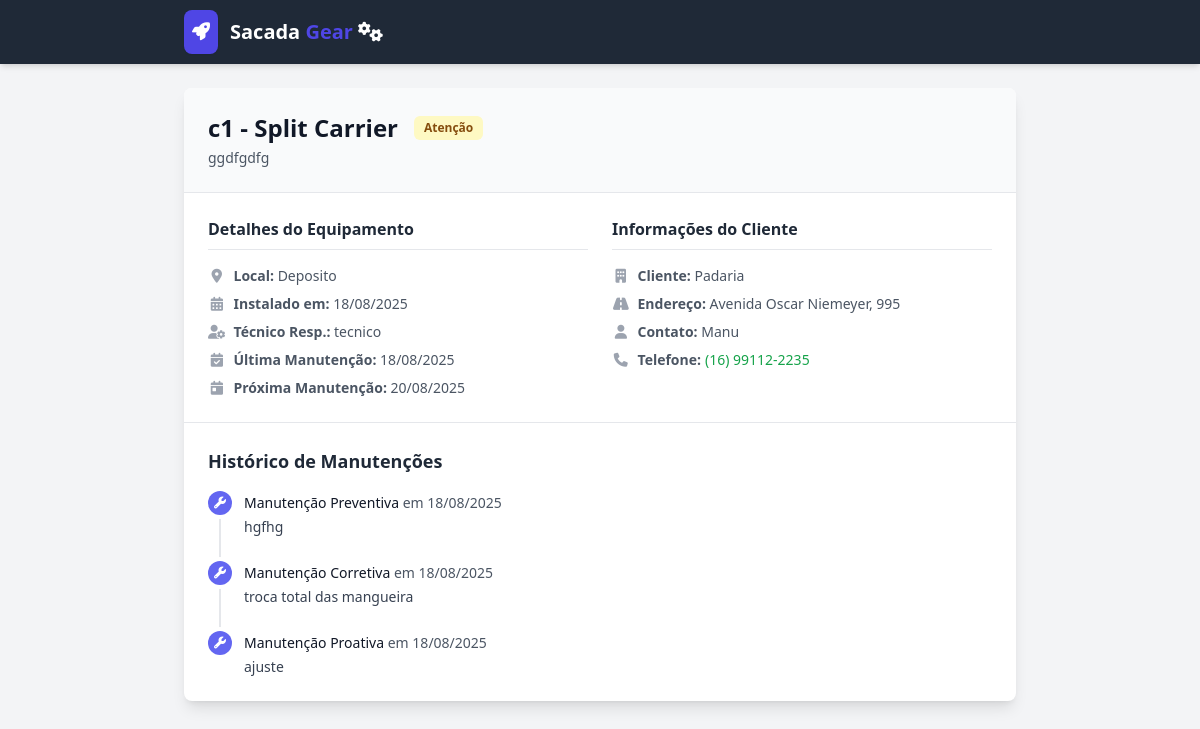
The page /public/equipment/c1 on the database its author committed.
### models.py (models this page shows, shortened)
class Equipment(db.Model):
    id = db.Column(db.Integer, primary_key=True)
    code = db.Column(db.String(50), nullable=False, unique=True)
    model = db.Column(db.String(150), nullable=False)
    location = db.Column(db.String(200), nullable=False)
    description = db.Column(db.Text, nullable=True)
    install_date = db.Column(db.Date, nullable=True)
    last_maintenance_date = db.Column(db.Date, nullable=True)
    next_maintenance_date = db.Column(db.Date, nullable=False)
    user_id = db.Column(db.Integer, db.ForeignKey('user.id'), nullable=False)
    client_id = db.Column(db.Integer, db.ForeignKey('client.id'), nullable=False)
    is_archived = db.Column(db.Boolean, default=False, nullable=False)
    maintenance_history = db.relationship('MaintenanceHistory', backref='equipment', lazy='dynamic', cascade="all, delete-orphan")
    @property
    def status(self):
        if 'warning_days' not in g:
            setting = db.session.get(Setting, 'maintenance_warning_days')
            g.warning_days = int(setting.value) if setting else 15
        today = datetime.now().date()
        if self.next_maintenance_date < today:
            return "Vencido"
        elif self.next_maintenance_date <= today + timedelta(days=g.warning_days):
            return "Próximo do vencimento"
        else:
            return "Em dia"

class User(UserMixin, db.Model):
    id = db.Column(db.Integer, primary_key=True)
    username = db.Column(db.String(80), unique=True, nullable=False)
    password_hash = db.Column(db.String(200), nullable=False)
    role = db.Column(db.String(20), nullable=False, default='technician')
    equipments = db.relationship('Equipment', backref='operator', lazy=True)
    maintenance_records = db.relationship('MaintenanceHistory', backref='technician', lazy=True)
    created_tasks = db.relationship('Task', back_populates='creator', foreign_keys='Task.creator_id')

class Client(db.Model):
    id = db.Column(db.Integer, primary_key=True)
    name = db.Column(db.String(150), nullable=False, unique=True)
    address = db.Column(db.String(250), nullable=True)
    contact_person = db.Column(db.String(100), nullable=True)
    phone = db.Column(db.String(20), nullable=True)
    equipments = db.relationship('Equipment', backref='client', lazy=True)
    is_archived = db.Column(db.Boolean, default=False, nullable=False)

class MaintenanceHistory(db.Model):
    id = db.Column(db.Integer, primary_key=True)
    maintenance_date = db.Column(db.Date, nullable=False, default=datetime.utcnow)
    category = db.Column(db.String(50), nullable=False)
    description = db.Column(db.Text, nullable=False)
    equipment_id = db.Column(db.Integer, db.ForeignKey('equipment.id'), nullable=False)
    technician_id = db.Column(db.Integer, db.ForeignKey('user.id'), nullable=False)
    cost = db.Column(db.Numeric(10, 2), nullable=True)

### app.py (the view)
    @app.route('/public/equipment/<code>')
    def public_summary(code):
        equipment = Equipment.query.filter_by(code=code).first()
        if not equipment or equipment.is_archived:
            return render_template('public_summary_not_found.html'), 404
        history_records = equipment.maintenance_history.all()
        return render_template('public_summary.html', equipment=equipment, history_records=history_records)

### templates/public_summary.html (shortened to what this page needs)
<!DOCTYPE html>
<html lang="pt-br" class="h-full bg-gray-100">
<head>
    <script src="https://cdn.tailwindcss.com"></script>
    <link rel="stylesheet" href="https://rsms.me/inter/inter.css">
    <link rel="stylesheet" href="https://cdnjs.cloudflare.com/ajax/libs/font-awesome/6.5.2/css/all.min.css">
</head>
<body class="bg-gray-100">
    <nav class="bg-gray-800 shadow-md">
        <div class="mx-auto max-w-4xl px-4 sm:px-6 lg:px-8">
            <div class="flex h-16 items-center justify-between">
                <div class="flex items-center">
                    <div class="flex-shrink-0">
                       <a href="#" class="flex items-center space-x-3">
                           <div class="bg-primary-600 text-white p-2 rounded-lg shadow-sm">
                               <i class="fas fa-rocket text-lg"></i>
                           </div>
                           <span class="text-xl font-bold text-white">
                                   Sacada<span class="text-primary-600"> Gear</span> <i class="fa-solid fa-gears"></i>
                               </span>
                       </a>
                    </div>
                </div>
            </div>
        </div>
    </nav>
    <main>
        <div class="mx-auto max-w-4xl py-6 px-4 sm:px-6 lg:px-8">
            <div class="bg-white shadow-lg rounded-lg overflow-hidden">
                <div class="bg-gray-50 p-4 sm:p-6 border-b border-gray-200">
                    <div class="flex items-center gap-4">
                        <h1 class="text-xl sm:text-2xl font-bold text-gray-900">{{ equipment.code }} - {{ equipment.model }}</h1>
                        {% if equipment.status == 'Em dia' %}
                            <span class="inline-flex items-center rounded-md bg-green-100 px-2.5 py-1 text-xs font-semibold text-green-800">Em Dia</span>
                        {% elif equipment.status == 'Próximo do vencimento' %}
                            <span class="inline-flex items-center rounded-md bg-yellow-100 px-2.5 py-1 text-xs font-semibold text-yellow-800">Atenção</span>
                        {% else %}
                            <span class="inline-flex items-center rounded-md bg-red-100 px-2.5 py-1 text-xs font-semibold text-red-800">Vencido</span>
                        {% endif %}
                    </div>
                    <p class="mt-1 text-sm text-gray-600">{{ equipment.description or 'Equipamento sem descrição detalhada.' }}</p>
                </div>
                <div class="p-4 sm:p-6 grid grid-cols-1 md:grid-cols-2 gap-6">
                    <div class="space-y-4">
                        <h3 class="font-semibold text-gray-800 border-b pb-2">Detalhes do Equipamento</h3>
                        <div class="text-sm text-gray-600 space-y-2">
                            <p><i class="fas fa-map-marker-alt fa-fw mr-2 text-gray-400"></i><strong>Local:</strong> {{ equipment.location }}</p>
                            <p><i class="fas fa-calendar-alt fa-fw mr-2 text-gray-400"></i><strong>Instalado em:</strong> {{ equipment.install_date.strftime('%d/%m/%Y') if equipment.install_date else 'N/A' }}</p>
                            <p><i class="fas fa-user-cog fa-fw mr-2 text-gray-400"></i><strong>Técnico Resp.:</strong> {{ equipment.operator.username }}</p>
                            <p><i class="fas fa-calendar-check fa-fw mr-2 text-gray-400"></i><strong>Última Manutenção:</strong> {{ equipment.last_maintenance_date.strftime('%d/%m/%Y') if equipment.last_maintenance_date else 'N/A' }}</p>
                            <p><i class="fas fa-calendar-day fa-fw mr-2 text-gray-400"></i><strong>Próxima Manutenção:</strong> {{ equipment.next_maintenance_date.strftime('%d/%m/%Y') }}</p>
                        </div>
                    </div>
                    <div class="space-y-4">
                        <h3 class="font-semibold text-gray-800 border-b pb-2">Informações do Cliente</h3>
                        <div class="text-sm text-gray-600 space-y-2">
                            <p><i class="fas fa-building fa-fw mr-2 text-gray-400"></i><strong>Cliente:</strong> {{ equipment.client.name }}</p>
                            <p><i class="fas fa-road fa-fw mr-2 text-gray-400"></i><strong>Endereço:</strong> {{ equipment.client.address or 'N/A' }}</p>
                            <p><i class="fas fa-user fa-fw mr-2 text-gray-400"></i><strong>Contato:</strong> {{ equipment.client.contact_person or 'N/A' }}</p>
                            <p class="flex items-center"><i class="fas fa-phone fa-fw mr-2 text-gray-400"></i><strong>Telefone:</strong>
                                {% if equipment.client.phone %}
                                    {% set cleaned_phone = equipment.client.phone.replace('(', '').replace(')', '').replace('-', '').replace(' ', '') %}
                                    <a href="https://wa.me/55{{ cleaned_phone }}" target="_blank" class="ml-1 text-green-600 hover:underline">
                                        {{ equipment.client.phone }}
                                    </a>
                                {% else %}
                                    <span class="ml-1">N/A</span>
                                {% endif %}
                            </p>
                        </div>
                    </div>
                </div>
                <div class="p-4 sm:p-6 border-t border-gray-200">
                    <h2 class="text-lg font-semibold text-gray-800 mb-4">Histórico de Manutenções</h2>
                    <ul role="list" class="-mb-6">
                        {% for record in history_records %}
                        <li>
                            <div class="relative pb-6">
                                {% if not loop.last %}
                                <span class="absolute left-3 top-4 -ml-px h-full w-0.5 bg-gray-200" aria-hidden="true"></span>
                                {% endif %}
                                <div class="relative flex space-x-3 items-start">
                                    <div>
                                        <span class="h-6 w-6 rounded-full bg-indigo-500 flex items-center justify-center ring-4 ring-white">
                                            <i class="fas fa-wrench text-white text-xs"></i>
                                        </span>
                                    </div>
                                    <div class="min-w-0 flex-1 pt-0.5">
                                        <p class="text-sm text-gray-600">
                                            <strong class="font-medium text-gray-900">{{ record.category }}</strong> em {{ record.maintenance_date.strftime('%d/%m/%Y') }}
                                        </p>
                                        <p class="mt-1 text-sm text-gray-700">{{ record.description }}</p>
                                    </div>
                                </div>
                            </div>
                        </li>
                        {% else %}
                        <li>
                            <div class="text-center py-5">
                                <p class="text-sm text-gray-500">Nenhum registro de manutenção para este equipamento.</p>
                            </div>
                        </li>
                        {% endfor %}
                    </ul>
                </div>
            </div>
        </div>
    </main>
</body>
</html>

### templates/public_summary.html (style rules this page uses)
:root { --cor-primaria: #4f46e5; }
.text-primary-600 { color: var(--cor-primaria); }
.bg-primary-600 { background-color: var(--cor-primaria); }

### rows shown on the page
Equipment: code "c1", model "Split Carrier", description "ggdfgdfg", location "Deposito", install_date "18/08/2025", last_maintenance_date "18/08/2025", next_maintenance_date "20/08/2025"
User: operator.username "tecnico"
Client: client.name "Padaria", client "Avenida Oscar Niemeyer, 995", client "Manu", client.phone "(16) 99112-2235"
MaintenanceHistory: category "Manutenção Preventiva", maintenance_date "18/08/2025", description "hgfhg"
MaintenanceHistory: category "Manutenção Corretiva", maintenance_date "18/08/2025", description "troca total das mangueira"
MaintenanceHistory: category "Manutenção Proativa", maintenance_date "18/08/2025", description "ajuste"
